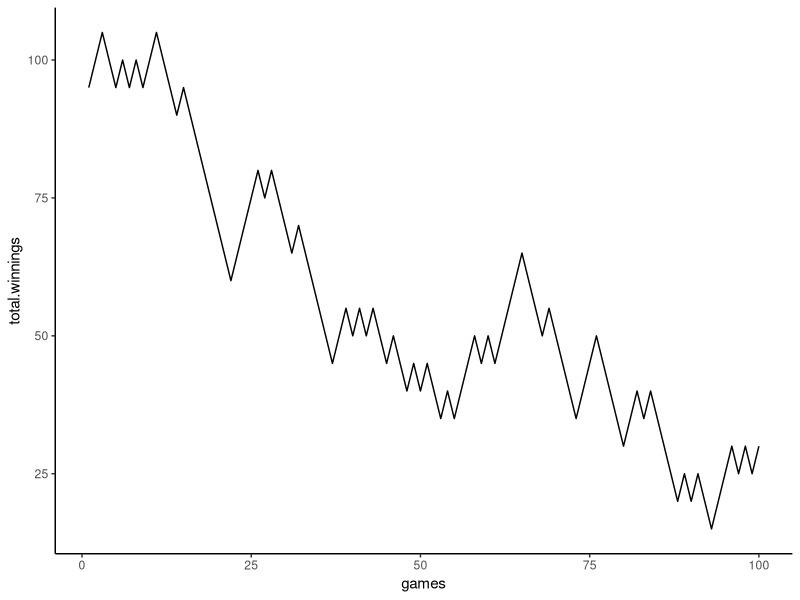

The R source for this figure:
# Global Simulations // No odds bets/other bets
library(dplyr)
library(tidyr)
library(data.table)
library(ggplot2)
library(ggthemes)
rm(list = ls())
passline.win <- c(7,11)
passline.craps <- c(2,3,12)
passline.pass <- c(4,5,6,8,9,10,12)
n <- 100 #number of games
outcomes <- c() #results
starting.budget <- 100

#Simulate Craps 
craps <- function() {
  
  #Loop games
  for (i in 1:n) {
    pass.bet <- 5 #Pass line bet
    result <- 50 #starting cash
    
    #Dice Roll
    initial.roll <- sample(1:6,1) + sample(1:6,1)
    
    #7 or 11 wins
    if(initial.roll %in% passline.win) {  
      result <- 5
      
    #Craps Out  
    } else if (initial.roll %in% passline.craps) {
      result <- -5
    
    #Roll any point number (4,5,6,8,9,10)    
      } else {
        point <- initial.roll 
        roll <- sample(1:6,1) + sample(1:6,1)
        
          #7 out
          if (roll == 7) {
            result <- -5
            #print("7 out")
          }
          
          # Hit the point
          else if (roll == point) {
            result <- 5
            #print("hit the point initially")
          }
        
          #Keep rolling if point or 7 was not rolled
            while ( !(roll %in% c(7,point)) ) {
              roll <- sample(1:6,1) + sample(1:6,1)
              
          #Hit the point    
              if (roll == point) {
                result <- 5
                #print("hit the point in while loop")
                break
          # 7 Out      
              } else if (roll == 7){
                result <- -5
                #print('7 out in while loop')
                break
              }
            } #end of while loop
      }
    outcomes <- append(outcomes,result,after=length(outcomes)) 
    
  }
  games <- c(1:n)  #Number of Games
  outcomes <- data.frame(games,outcomes) %>% mutate(total.winnings=starting.budget-cumsum(outcomes))
  
  
  print(outcomes) #print results
  
  #Plot Results
  pl <- ggplot(outcomes,aes(x=games,y=total.winnings))
  pl2 <- pl + geom_line() + theme_classic()
  print(pl2)
  
  #multiple linear regression
  fit <- lm(total.winnings ~ games + outcomes, data=outcomes)
  print(fit)
  
}

#Run Program
craps()
